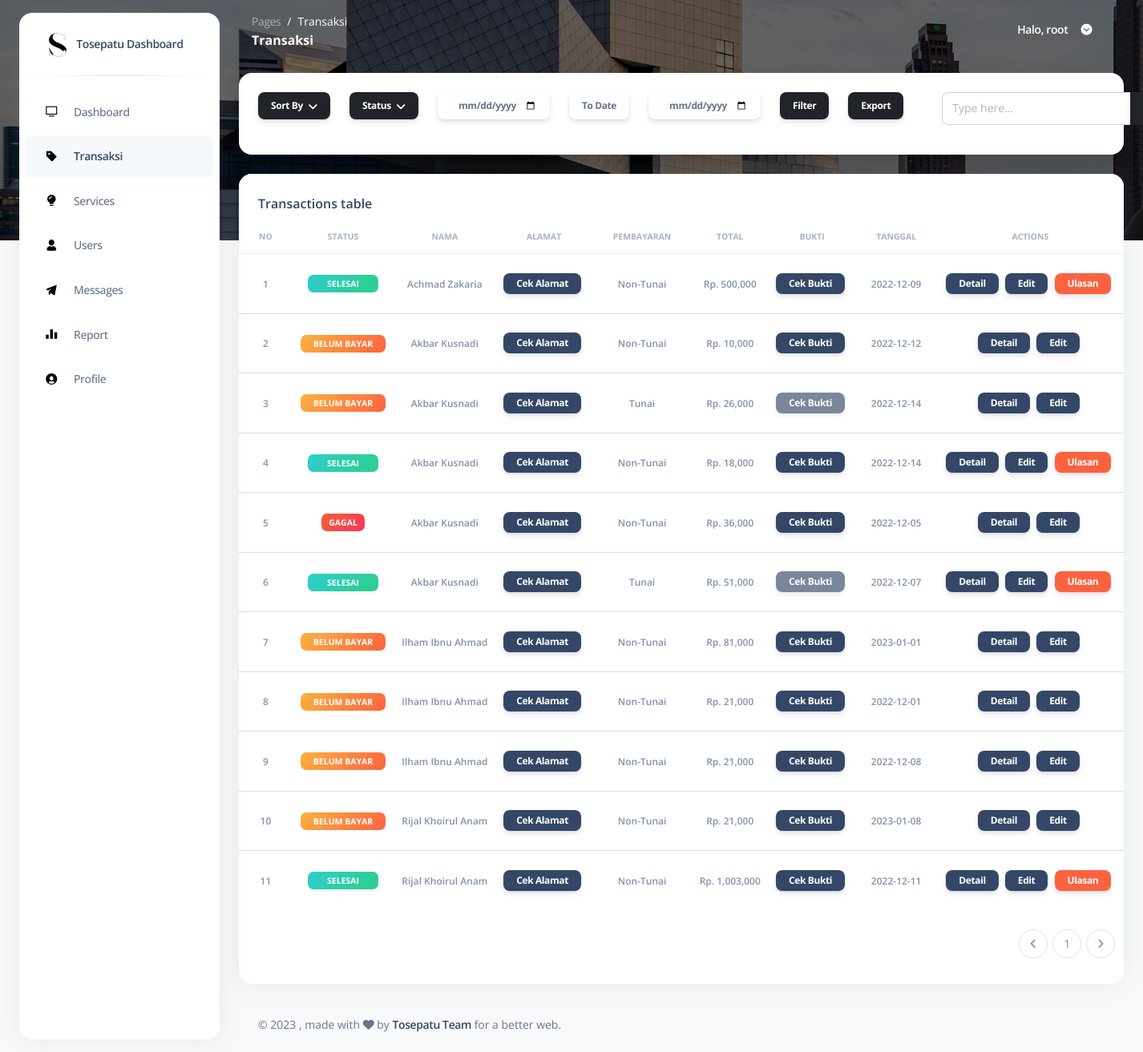
Screenshot of /pages/transaksi.php (signed in) with the database file from the repository.
### tables this page shows
CREATE TABLE `tb_user` (
  `id` int(2) NOT NULL,
  `nama` varchar(50) NOT NULL,
  `username` varchar(50) NOT NULL,
  `password` varchar(50) NOT NULL,
  `role` int(2) NOT NULL
);

CREATE TABLE `tb_transaksi` (
  `id` int(11) NOT NULL,
  `id_user` int(2) NOT NULL,
  `alamat` varchar(200) NOT NULL,
  `status` int(2) NOT NULL,
  `layanan` int(2) NOT NULL,
  `jumlah` int(11) NOT NULL,
  `penjemputan` int(2) NOT NULL,
  `pengiriman` int(2) NOT NULL,
  `pembayaran` int(2) NOT NULL,
  `bukti` varchar(50) DEFAULT NULL,
  `ulasan` varchar(1000) NOT NULL,
  `foto_ulasan` varchar(1000) NOT NULL,
  `tanggal` date NOT NULL
);

CREATE TABLE `tb_pembayaran` (
  `id` int(11) NOT NULL,
  `nama` varchar(10) NOT NULL
);

### pages/transaksi.php (the view, shortened to what the rows shown need)
<?php
include "../connection/koneksi.php";
if (isset($_SESSION["ses_username"]) == "") {
  header("location: ../login.php");
} elseif ($_SESSION["ses_role"] == '2') {
  header("location: logout.php");
} else {
  $data_id = $_SESSION["ses_id"];
}
?>
<!DOCTYPE html>
<html lang="en">
<head>
  <link href="../assets/css/nucleo-icons.css" rel="stylesheet" />
  <link href="../assets/css/nucleo-svg.css" rel="stylesheet" />
  <link href="../assets/css/nucleo-svg.css" rel="stylesheet" />
  <link id="pagestyle" href="../assets/css/argon-dashboard.css" rel="stylesheet" />
</head>
<body class="g-sidenav-show bg-gray-100">
  <main class="main-content position-relative border-radius-lg">
    <nav class="navbar navbar-main navbar-expand-lg px-0 mx-4 shadow-none border-radius-xl" id="navbarBlur" data-scroll="false">
      <div class="container-fluid py-1 px-3">
        <div class="collapse navbar-collapse mt-sm-0 mt-2 me-md-0 me-sm-4" id="navbar">
          <ul class="ms-md-auto pe-md-3 d-flex align-items-center navbar-nav justify-content-end">
            <?php
            $tampilprofil = ("SELECT * FROM tb_user WHERE id = '$data_id'");
            $result   = mysqli_query($koneksi, $tampilprofil);
            while ($row = mysqli_fetch_array($result)) {
              $profilName   = $row['nama'];
            ?>
              <li class="nav-item px-3 d-flex align-items-center">
                <a href="javascript:;" class="nav-link text-white font-weight-bold px-0">
                  <span class="d-sm-inline d-none">Halo, <?php echo $profilName ?></span>
                </a>
              </li>
            <?php
            }
            ?>
          </ul>
        </div>
      </div>
    </nav>
    <div class="container-fluid py-4">
      <div class="row">
        <div class="col-12">
          <div class="card mb-4">
            <div class="card-body px-0 pt-0 pb-2">
              <div class="table-responsive p-0">
                <table class="table align-items-center mb-0">
                  <thead>
                    <tr>
                      <th class="text-center text-uppercase text-secondary text-xxs font-weight-bolder opacity-7">
                        No
                      </th>
                      <th class="text-center text-uppercase text-secondary text-xxs font-weight-bolder opacity-7">
                        Status
                      </th>
                      <th class="text-center text-uppercase text-secondary text-xxs font-weight-bolder opacity-7">
                        Nama
                      </th>
                      <th class="text-center text-uppercase text-secondary text-xxs font-weight-bolder opacity-7">
                        Alamat
                      </th>
                      <th class="text-center text-uppercase text-secondary text-xxs font-weight-bolder opacity-7">
                        Pembayaran
                      </th>
                      <th class="text-center text-uppercase text-secondary text-xxs font-weight-bolder opacity-7">
                        Total
                      </th>
                      <th class="text-center text-uppercase text-secondary text-xxs font-weight-bolder opacity-7">
                        Bukti
                      </th>
                      <th class="text-center text-uppercase text-secondary text-xxs font-weight-bolder opacity-7">
                        Tanggal
                      </th>
                      <th class="text-center text-uppercase text-secondary text-xxs font-weight-bolder opacity-7">
                        Actions
                      </th>
                    </tr>
                  </thead>
                  <tbody>
                    <?php
                    $batas = 20;
                    $halaman = @$_GET['halaman'];
                    if (empty($halaman)) {
                      $posisi = 0;
                    } else {
                      $posisi = ($halaman - 1) * $batas;
                    }
                    $data = $_POST['data'];
                    if (isset($_POST['caridata'])) {
                      $caringab = ("SELECT tb_transaksi.id, tb_transaksi.ulasan, tb_transaksi.foto_ulasan, tb_user.nama, tb_status.nama AS status, tb_layanan.nama as layanan, tb_layanan.harga, tb_transaksi.jumlah, format(tb_penjemputan.harga,0) as penjemputan, format(tb_pengiriman.harga,0) as pengiriman, FORMAT(SUM(tb_transaksi.jumlah * tb_layanan.harga + tb_pengiriman.harga + tb_penjemputan.harga),0) AS total, tb_pembayaran.nama as pembayaran, tb_transaksi.alamat, tb_transaksi.bukti, tb_transaksi.tanggal FROM tb_transaksi INNER JOIN tb_status ON tb_status.id=tb_transaksi.status INNER JOIN tb_penjemputan ON tb_penjemputan.id=tb_transaksi.penjemputan INNER JOIN tb_pengiriman ON tb_pengiriman.id=tb_transaksi.pengiriman INNER JOIN tb_layanan ON tb_layanan.id=tb_transaksi.layanan INNER JOIN tb_pembayaran ON tb_pembayaran.id=tb_transaksi.pembayaran INNER JOIN tb_user ON tb_user.id=tb_transaksi.id_user WHERE tb_user.nama LIKE '" . $data . "%' GROUP BY tb_transaksi.id LIMIT $posisi, $batas");
                      $result   = mysqli_query($koneksi, $caringab);
                    } else {
                      $query  = ("SELECT tb_transaksi.id, tb_transaksi.ulasan, tb_transaksi.foto_ulasan, tb_user.nama, tb_status.nama AS status, tb_layanan.nama as layanan, tb_layanan.harga, tb_transaksi.jumlah, format(tb_penjemputan.harga,0) as penjemputan, format(tb_pengiriman.harga,0) as pengiriman, FORMAT(SUM(tb_transaksi.jumlah * tb_layanan.harga + tb_pengiriman.harga + tb_penjemputan.harga),0) AS total, tb_pembayaran.nama as pembayaran, tb_transaksi.alamat, tb_transaksi.bukti, tb_transaksi.tanggal FROM tb_transaksi INNER JOIN tb_status ON tb_status.id=tb_transaksi.status INNER JOIN tb_penjemputan ON tb_penjemputan.id=tb_transaksi.penjemputan INNER JOIN tb_pengiriman ON tb_pengiriman.id=tb_transaksi.pengiriman INNER JOIN tb_layanan ON tb_layanan.id=tb_transaksi.layanan INNER JOIN tb_pembayaran ON tb_pembayaran.id=tb_transaksi.pembayaran INNER JOIN tb_user ON tb_user.id=tb_transaksi.id_user GROUP BY tb_transaksi.id order by tb_user.nama asc LIMIT $posisi, $batas");
                      $result = mysqli_query($koneksi, $query);
                    }
                    $no     = 1;
                    while ($row = mysqli_fetch_array($result)) {
                      $transaksiId = $row['id'];
                      $transaksiNama = $row['nama'];
                      $transaksiStatus = $row['status'];
                      $transaksiTotal = $row['total'];
                      $transaksiPembayaran = $row['pembayaran'];
                      $transaksiTanggal   = $row['tanggal'];
                    ?>
                      <tr>
                        <td class="align-middle text-center">
                          <span class="text-secondary text-xs font-weight-bold"><?php echo $no++; ?></span>
                        </td>
                        <td class="align-middle text-center text-sm">
                          <?php
                          if ($transaksiStatus == "Belum Bayar") {
                            echo "
                          <span class='badge badge-sm bg-gradient-warning px-3'>Belum Bayar</span>
                          ";
                          } elseif ($transaksiStatus == "Pengerjaan") {
                            echo "
                          <span class='badge badge-sm bg-gradient-info px-4'>Pengerjaan</span>
                          ";
                          } elseif ($transaksiStatus == "Selesai") {
                            echo "
                          <span class='badge badge-sm bg-gradient-success px-4'>Selesai</span>
                            ";
                          } elseif ($transaksiStatus == "Gagal") {
                            echo "
                            <span class='badge badge-sm bg-gradient-danger'>Gagal</span>
                              ";
                          }
                          ?>
                        </td>
                        <td class="align-middle text-center">
                          <span class="text-secondary text-xs font-weight-bold"><?php echo $transaksiNama; ?></span>
                        </td>
                        <td class="align-middle text-center">
                          <button class="btn btn-dark btn-sm px-3 py-1 me-1 mt-3" data-bs-toggle="modal" data-bs-target="#modal-alamat<?php echo $row['id']; ?>">Cek Alamat</button>
                        </td>
                        <td class="align-middle text-center">
                          <span class="text-secondary text-xs font-weight-bold"> <?php echo $transaksiPembayaran; ?></span>
                        </td>
                        <td class="align-middle text-center">
                          <span class="text-secondary text-xs font-weight-bold">Rp. <?php echo $transaksiTotal; ?></span>
                        </td>
                        <td class="align-middle text-center">
                          <?php
                          if ($transaksiPembayaran == "Tunai") {
                            echo "
                          <button disabled class='btn btn-dark btn-sm px-3 py-1 me-1 mt-3' data-bs-toggle='modal' data-bs-target='#modal-bukti$transaksiId'>Cek Bukti</button>
                          ";
                          } else {
                            echo "
                            <button class='btn btn-dark btn-sm px-3 py-1 me-1 mt-3' data-bs-toggle='modal' data-bs-target='#modal-bukti$transaksiId'>Cek Bukti</button>
                            ";
                          }
                          ?>
                        </td>
                        <td class="align-middle text-center">
                          <span class="text-secondary text-xs font-weight-bold"><?php echo $transaksiTanggal; ?></span>
                        </td>
                        <?php
                        if ($transaksiStatus == "Selesai") {
                          echo "
                          <td class='align-middle text-center'>
                          <button class='btn btn-dark btn-sm px-3 py-1 me-1 mt-3' data-bs-toggle='modal' data-bs-target='#modal-transaksi$transaksiId'>Detail</button>
                          <button class='btn btn-dark btn-sm px-3 py-1 me-1 mt-3' data-bs-toggle='modal' data-bs-target='#modal-edit$transaksiId'>Edit</button>
                          <button class='btn btn-warning btn-sm px-3 py-1 me-1 mt-3' data-bs-toggle='modal' data-bs-target='#modal-ulasan$transaksiId'>Ulasan</button>
                        </td>
                          ";
                        } else {
                          echo "
                          <td class='align-middle text-center'>
                          <button class='btn btn-dark btn-sm px-3 py-1 me-1 mt-3' data-bs-toggle='modal' data-bs-target='#modal-transaksi$transaksiId'>Detail</button>
                          <button class='btn btn-dark btn-sm px-3 py-1 me-1 mt-3' data-bs-toggle='modal' data-bs-target='#modal-edit$transaksiId'>Edit</button>
                        </td>
                          ";
                        }
                        ?>
                      </tr>
                    <?php
                    }
                    ?>
                  </tbody>
                </table>
              </div>
            </div>
          </div>
        </div>
      </div>
    </div>
  </main>
</body>
</html>

### rows the page displays
tb_user: nama "root"
tb_transaksi: shows "SELESAI", id_user.nama "Achmad Zakaria", pembayaran.nama "Non-Tunai", transaksiTotal "500,000", tanggal "2022-12-09"
tb_transaksi: shows "BELUM BAYAR", id_user.nama "Akbar Kusnadi", pembayaran.nama "Non-Tunai", transaksiTotal "10,000", tanggal "2022-12-12"
tb_transaksi: shows "BELUM BAYAR", id_user.nama "Akbar Kusnadi", pembayaran.nama "Tunai", transaksiTotal "26,000", tanggal "2022-12-14"
tb_transaksi: shows "SELESAI", id_user.nama "Akbar Kusnadi", pembayaran.nama "Non-Tunai", transaksiTotal "18,000", tanggal "2022-12-14"
tb_transaksi: shows "GAGAL", id_user.nama "Akbar Kusnadi", pembayaran.nama "Non-Tunai", transaksiTotal "36,000", tanggal "2022-12-05"
tb_transaksi: shows "SELESAI", id_user.nama "Akbar Kusnadi", pembayaran.nama "Tunai", transaksiTotal "51,000", tanggal "2022-12-07"
tb_transaksi: shows "BELUM BAYAR", id_user.nama "Ilham Ibnu Ahmad", pembayaran.nama "Non-Tunai", transaksiTotal "81,000", tanggal "2023-01-01"
tb_transaksi: shows "BELUM BAYAR", id_user.nama "Ilham Ibnu Ahmad", pembayaran.nama "Non-Tunai", transaksiTotal "21,000", tanggal "2022-12-01"
tb_transaksi: shows "BELUM BAYAR", id_user.nama "Ilham Ibnu Ahmad", pembayaran.nama "Non-Tunai", transaksiTotal "21,000", tanggal "2022-12-08"
tb_transaksi: shows "BELUM BAYAR", id_user.nama "Rijal Khoirul Anam", pembayaran.nama "Non-Tunai", transaksiTotal "21,000", tanggal "2023-01-08"
tb_transaksi: shows "SELESAI", id_user.nama "Rijal Khoirul Anam", pembayaran.nama "Non-Tunai", transaksiTotal "1,003,000", tanggal "2022-12-11"
